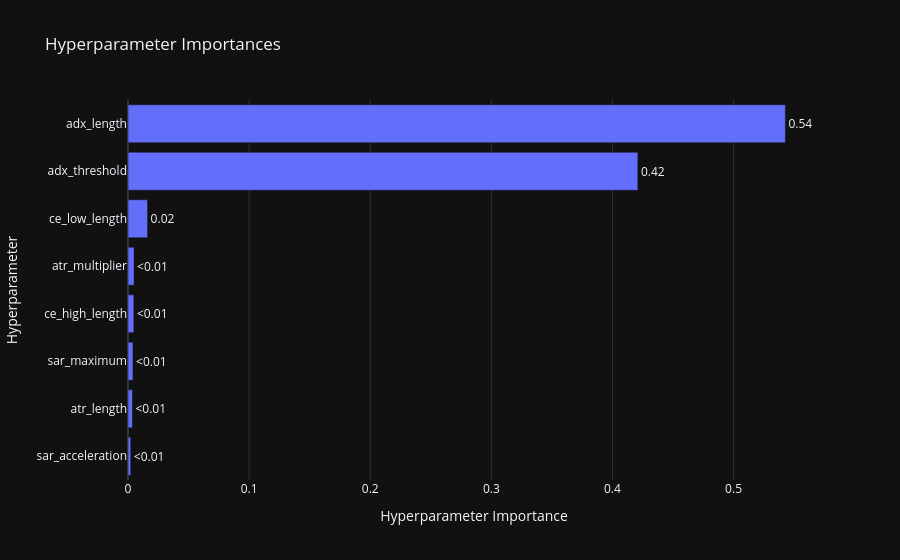
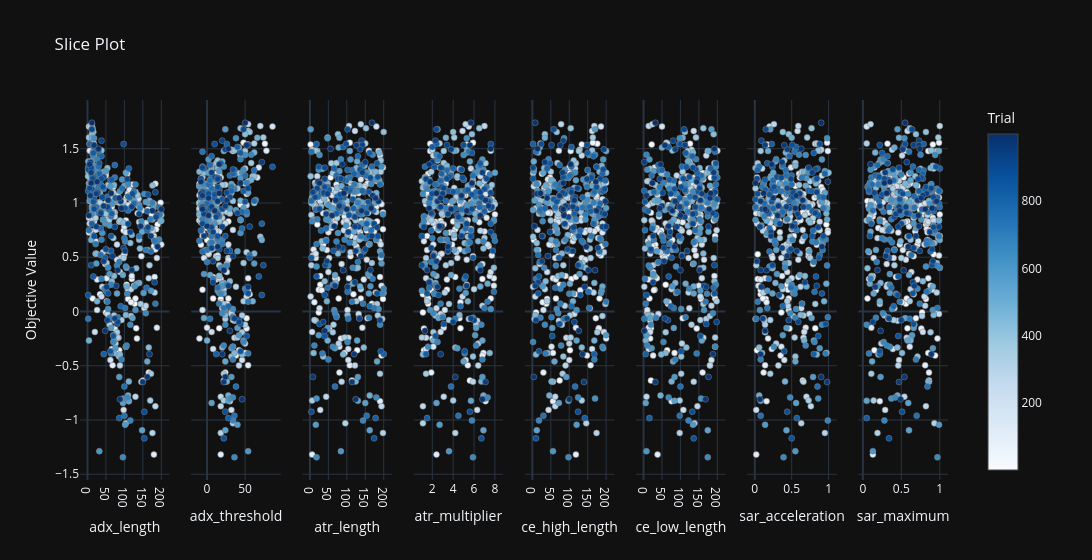

Write notebook code for charts like these, in order.
### Markdown cell above
Visualization

### Code cell
fig = optuna.visualization.plot_param_importances(study)
show(fig)

fig2 = optuna.visualization.plot_slice(study, params=best_params.keys())
show(fig2)

### Figure 1 — Plotly figure (JSON) as saved in the notebook; plotly's stock layout.template omitted (floating-point values rounded to 4 significant figures)
{"data": [{"cliponaxis": false, "hovertemplate": ["sar_acceleration (FloatDistribution): 0.002285306450639611<extra></extra>", "atr_length (IntDistribution): 0.003676285932186687<extra></extra>", "sar_maximum (FloatDistribution): 0.004144674546461648<extra></extra>", "ce_high_length (IntDistribution): 0.004849361679858135<extra></extra>", "atr_multiplier (FloatDistribution): 0.005048856437067459<extra></extra>", "ce_low_length (IntDistribution): 0.01619624427979716<extra></extra>", "adx_threshold (IntDistribution): 0.4210006081843051<extra></extra>", "adx_length (IntDistribution): 0.5427986624896842<extra></extra>"], "name": "Objective Value", "orientation": "h", "text": ["<0.01", "<0.01", "<0.01", "<0.01", "<0.01", "0.02", "0.42", "0.54"], "textposition": "outside", "x": [0.002285, 0.003676, 0.004145, 0.004849, 0.005049, 0.0162, 0.421, 0.5428], "y": ["sar_acceleration", "atr_length", "sar_maximum", "ce_high_length", "atr_multiplier", "ce_low_length", "adx_threshold", "adx_length"], "type": "bar"}], "layout": {"title": {"text": "Hyperparameter Importances"}, "xaxis": {"title": {"text": "Hyperparameter Importance"}}, "yaxis": {"title": {"text": "Hyperparameter"}}}}

### Figure 2 — Plotly figure (JSON) as saved in the notebook; plotly's stock layout.template omitted (floating-point values rounded to 4 significant figures; data arrays with more than 128 entries replaced by an {"elided": "..."} marker saying what was removed)
{"data": [{"marker": {"color": {"elided": "534 int values"}, "colorbar": {"title": {"text": "Trial"}, "x": 1.0, "xpad": 40}, "colorscale": [[0.0, "rgb(247,251,255)"], [0.125, "rgb(222,235,247)"], [0.25, "rgb(198,219,239)"], [0.375, "rgb(158,202,225)"], [0.5, "rgb(107,174,214)"], [0.625, "rgb(66,146,198)"], [0.75, "rgb(33,113,181)"], [0.875, "rgb(8,81,156)"], [1.0, "rgb(8,48,107)"]], "line": {"color": "Grey", "width": 0.5}, "showscale": true}, "mode": "markers", "name": "Feasible Trial", "showlegend": false, "x": {"elided": "534 int values"}, "y": {"elided": "534 float values"}, "type": "scatter", "xaxis": "x", "yaxis": "y"}, {"marker": {"color": {"elided": "534 int values"}, "colorbar": {"title": {"text": "Trial"}, "x": 1.0, "xpad": 40}, "colorscale": [[0.0, "rgb(247,251,255)"], [0.125, "rgb(222,235,247)"], [0.25, "rgb(198,219,239)"], [0.375, "rgb(158,202,225)"], [0.5, "rgb(107,174,214)"], [0.625, "rgb(66,146,198)"], [0.75, "rgb(33,113,181)"], [0.875, "rgb(8,81,156)"], [1.0, "rgb(8,48,107)"]], "line": {"color": "Grey", "width": 0.5}, "showscale": false}, "mode": "markers", "name": "Feasible Trial", "showlegend": false, "x": {"elided": "534 int values"}, "y": {"elided": "534 float values"}, "type": "scatter", "xaxis": "x2", "yaxis": "y2"}, {"marker": {"color": {"elided": "534 int values"}, "colorbar": {"title": {"text": "Trial"}, "x": 1.0, "xpad": 40}, "colorscale": [[0.0, "rgb(247,251,255)"], [0.125, "rgb(222,235,247)"], [0.25, "rgb(198,219,239)"], [0.375, "rgb(158,202,225)"], [0.5, "rgb(107,174,214)"], [0.625, "rgb(66,146,198)"], [0.75, "rgb(33,113,181)"], [0.875, "rgb(8,81,156)"], [1.0, "rgb(8,48,107)"]], "line": {"color": "Grey", "width": 0.5}, "showscale": false}, "mode": "markers", "name": "Feasible Trial", "showlegend": false, "x": {"elided": "534 int values"}, "y": {"elided": "534 float values"}, "type": "scatter", "xaxis": "x3", "yaxis": "y3"}, {"marker": {"color": {"elided": "534 int values"}, "colorbar": {"title": {"text": "Trial"}, "x": 1.0, "xpad": 40}, "colorscale": [[0.0, "rgb(247,251,255)"], [0.125, "rgb(222,235,247)"], [0.25, "rgb(198,219,239)"], [0.375, "rgb(158,202,225)"], [0.5, "rgb(107,174,214)"], [0.625, "rgb(66,146,198)"], [0.75, "rgb(33,113,181)"], [0.875, "rgb(8,81,156)"], [1.0, "rgb(8,48,107)"]], "line": {"color": "Grey", "width": 0.5}, "showscale": false}, "mode": "markers", "name": "Feasible Trial", "showlegend": false, "x": {"elided": "534 float values"}, "y": {"elided": "534 float values"}, "type": "scatter", "xaxis": "x4", "yaxis": "y4"}, {"marker": {"color": {"elided": "534 int values"}, "colorbar": {"title": {"text": "Trial"}, "x": 1.0, "xpad": 40}, "colorscale": [[0.0, "rgb(247,251,255)"], [0.125, "rgb(222,235,247)"], [0.25, "rgb(198,219,239)"], [0.375, "rgb(158,202,225)"], [0.5, "rgb(107,174,214)"], [0.625, "rgb(66,146,198)"], [0.75, "rgb(33,113,181)"], [0.875, "rgb(8,81,156)"], [1.0, "rgb(8,48,107)"]], "line": {"color": "Grey", "width": 0.5}, "showscale": false}, "mode": "markers", "name": "Feasible Trial", "showlegend": false, "x": {"elided": "534 int values"}, "y": {"elided": "534 float values"}, "type": "scatter", "xaxis": "x5", "yaxis": "y5"}, {"marker": {"color": {"elided": "534 int values"}, "colorbar": {"title": {"text": "Trial"}, "x": 1.0, "xpad": 40}, "colorscale": [[0.0, "rgb(247,251,255)"], [0.125, "rgb(222,235,247)"], [0.25, "rgb(198,219,239)"], [0.375, "rgb(158,202,225)"], [0.5, "rgb(107,174,214)"], [0.625, "rgb(66,146,198)"], [0.75, "rgb(33,113,181)"], [0.875, "rgb(8,81,156)"], [1.0, "rgb(8,48,107)"]], "line": {"color": "Grey", "width": 0.5}, "showscale": false}, "mode": "markers", "name": "Feasible Trial", "showlegend": false, "x": {"elided": "534 int values"}, "y": {"elided": "534 float values"}, "type": "scatter", "xaxis": "x6", "yaxis": "y6"}, {"marker": {"color": {"elided": "534 int values"}, "colorbar": {"title": {"text": "Trial"}, "x": 1.0, "xpad": 40}, "colorscale": [[0.0, "rgb(247,251,255)"], [0.125, "rgb(222,235,247)"], [0.25, "rgb(198,219,239)"], [0.375, "rgb(158,202,225)"], [0.5, "rgb(107,174,214)"], [0.625, "rgb(66,146,198)"], [0.75, "rgb(33,113,181)"], [0.875, "rgb(8,81,156)"], [1.0, "rgb(8,48,107)"]], "line": {"color": "Grey", "width": 0.5}, "showscale": false}, "mode": "markers", "name": "Feasible Trial", "showlegend": false, "x": {"elided": "534 float values"}, "y": {"elided": "534 float values"}, "type": "scatter", "xaxis": "x7", "yaxis": "y7"}, {"marker": {"color": {"elided": "534 int values"}, "colorbar": {"title": {"text": "Trial"}, "x": 1.0, "xpad": 40}, "colorscale": [[0.0, "rgb(247,251,255)"], [0.125, "rgb(222,235,247)"], [0.25, "rgb(198,219,239)"], [0.375, "rgb(158,202,225)"], [0.5, "rgb(107,174,214)"], [0.625, "rgb(66,146,198)"], [0.75, "rgb(33,113,181)"], [0.875, "rgb(8,81,156)"], [1.0, "rgb(8,48,107)"]], "line": {"color": "Grey", "width": 0.5}, "showscale": false}, "mode": "markers", "name": "Feasible Trial", "showlegend": false, "x": {"elided": "534 float values"}, "y": {"elided": "534 float values"}, "type": "scatter", "xaxis": "x8", "yaxis": "y8"}], "layout": {"xaxis": {"anchor": "y", "domain": [0.0, 0.1031], "title": {"text": "adx_length"}}, "yaxis": {"anchor": "x", "domain": [0.0, 1.0], "title": {"text": "Objective Value"}}, "xaxis2": {"anchor": "y2", "domain": [0.1281, 0.2312], "title": {"text": "adx_threshold"}}, "yaxis2": {"anchor": "x2", "domain": [0.0, 1.0], "matches": "y", "showticklabels": false}, "xaxis3": {"anchor": "y3", "domain": [0.2562, 0.3594], "title": {"text": "atr_length"}}, "yaxis3": {"anchor": "x3", "domain": [0.0, 1.0], "matches": "y", "showticklabels": false}, "xaxis4": {"anchor": "y4", "domain": [0.3844, 0.4875], "title": {"text": "atr_multiplier"}}, "yaxis4": {"anchor": "x4", "domain": [0.0, 1.0], "matches": "y", "showticklabels": false}, "xaxis5": {"anchor": "y5", "domain": [0.5125, 0.6156], "title": {"text": "ce_high_length"}}, "yaxis5": {"anchor": "x5", "domain": [0.0, 1.0], "matches": "y", "showticklabels": false}, "xaxis6": {"anchor": "y6", "domain": [0.6406, 0.7438], "title": {"text": "ce_low_length"}}, "yaxis6": {"anchor": "x6", "domain": [0.0, 1.0], "matches": "y", "showticklabels": false}, "xaxis7": {"anchor": "y7", "domain": [0.7687, 0.8719], "title": {"text": "sar_acceleration"}}, "yaxis7": {"anchor": "x7", "domain": [0.0, 1.0], "matches": "y", "showticklabels": false}, "xaxis8": {"anchor": "y8", "domain": [0.8969, 1.0], "title": {"text": "sar_maximum"}}, "yaxis8": {"anchor": "x8", "domain": [0.0, 1.0], "matches": "y", "showticklabels": false}, "title": {"text": "Slice Plot"}, "width": 2400}}
